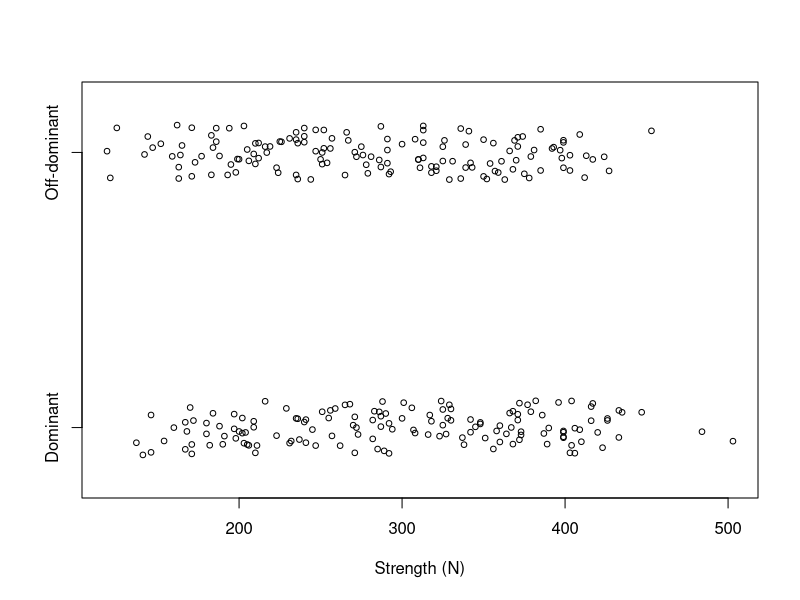

Write R code to recreate this figure. (Note: this script raises an error after producing the figure.)
## ---- chunk 1
setwd("C:/Users/krgross/Documents/GitHub/st512-course-notes/")
knitr::opts_chunk$set(fig.width = 5, fig.height = 4.5, fig.align = "center") 
## ---- chunk 2
grip <- read.table("data/gripall.txt", head = T, stringsAsFactors = T)

with(grip, stripchart(list(Dominant, Off), method = "jitter", pch = 1, cex = 0.75, 
                      group.names = c("Dominant", "Off-dominant"), xlab = "Strength (N)"))
## ---- chunk 3
grip <- read.table("data/gripall-long.txt", head = T, stringsAsFactors = T)
summary(grip)
fm1 <- lm(strength ~ subject + hand, data = grip)
anova(fm1)
## ---- chunk 4
knitr::include_graphics("images/stenstrom-schematic.png", dpi = 100)
knitr::include_graphics("images/stenstrom-photo.png", dpi = 100)
## ---- chunk 5
plot(c(-0.5,1.5),c(0.5,2),type="n",xlab="Acupuncture",ylab="Relief score",xaxt="n")
axis(1,at=0:1,lab=c("No","Yes"))
lines(c(0,1),c(0.6,1.175),col="blue",lwd=2)
lines(c(0,1),c(1.06,1.79),col="red",lwd=2)
points(c(0,1),c(0.6,1.175),pch="P",lwd=2)
points(c(0,1),c(1.06,1.79),pch="T",lwd=2)

legend(0,1.8,leg=c("Placebo","Treated"),col=c("blue","red"),pch=c("P","T"))
## ---- chunk 6
sapa <- c(94.5,115,108.8,104.9)
sapr <- c(110,93.2,98,109.8)
srpa <- c(117.7,111.9,101.2,122.4)
srpr <- c(109.4,120.6,121.1,102.4)

plot(c(-0.5,1.5),c(100,115),type="n",xlab="Protein location",ylab="Response",xaxt="n")
axis(1,at=0:1,lab=c("Absomasum","Rumen"))
lines(c(0,1)-.02,c(mean(sapa),mean(sapr)),col="blue",lwd=2)
lines(c(0,1)+.02,c(mean(srpa),mean(srpr)),col="red",lwd=2)
points(c(0,1)-.02,c(mean(sapa),mean(sapr)),pch="A",lwd=2)
points(c(0,1)+.02,c(mean(srpa),mean(srpr)),pch="R",lwd=2)

legend(-0.5,105,leg=c("Starch=A","Starch=R"),col=c("blue","red"),pch=c("A","R"),bty="n")
## ---- chunk 7
par(las=1,bty='l')

plot(c(-0.5,1.5),c(27,34),type="n",xlab="Culitvar",ylab="Yield",xaxt="n")
axis(1,at=0:1,lab=c("A","B"))
lines(c(0,1),c(27.9,28.025),col="red",lwd=2)
lines(c(0,1),c(29.25,30.65),col="blue",lwd=2)
lines(c(0,1),c(33.15,33.525),col="black",lwd=2)
points(c(0,1),c(27.9,28.025),col="red",pch="C")
points(c(0,1),c(29.25,30.65),col="blue",pch="D")
points(c(0,1),c(33.15,33.525),col="black",pch="L")

#add.bars<-function(x,y,se,...) segments(x,y-se,x,y+se,...)
#add.bars(0,20,2.16/sqrt(20),col="red",lwd=2)
#add.bars(1,18.8,1.58/sqrt(20),col="red",lwd=2)
#add.bars(0,17.6,1.57/sqrt(20),col="blue",lwd=2)
#add.bars(1,15.1,2.43/sqrt(20),col="blue",lwd=2)

legend(1.1,32,col=c("red","blue","black"),lty=rep("solid",3),leg=c("CON","DEA","LIV"),lwd=2,bty="n")
## ---- chunk 8
grass_anova_table <- data.frame(cbind(sources = c("Cultivar", "Whole-plot error","Inocuolation", 
                                                 "Cultivar*Inoculation", "Residual error", "Total"),
                                      df = c(1, "6 (=8 - 1 - 1)", 2, 2, "12 \ (= 24 - 1 - 1 - 6 - 2 - 2)", 23)))

colnames(grass_anova_table) = c("source", "df")
                            
knitr::kable(format="html",
             grass_anova_table, 
             escape = FALSE) 
## ---- chunk 9
growth <- read.table("data/growth.txt", stringsAsFactors = T, head = T)
with(growth, lattice::xyplot(size ~ age | person, groups = gender, type = "b", pch = 16))
## ---- chunk 10
growth_anova_table <- data.frame(cbind(sources = c("Gender", "Age", "Gender * Age", "Whole-plot error","Residual error", "Total"),
                                       df = c(1, 3, 3, "25 (=27 - 1 - 1)", "75	(=108 - 1 - 1 - 25 - 3 - 3)", 107)))

colnames(growth_anova_table) = c("source", "df")
                            
knitr::kable(format="html",
             growth_anova_table, 
             escape = FALSE) 
## ---- chunk 11
dental_aic_table <- data.frame(cbind(type = c("CS", "AR(1)", "UN"), 
                               aic = c(427.5, 438.7, 436.5)))

colnames(dental_aic_table) = c("Covariance structure", "AICc")
                            
knitr::kable(format="html",
             dental_aic_table, 
             escape = FALSE) 
